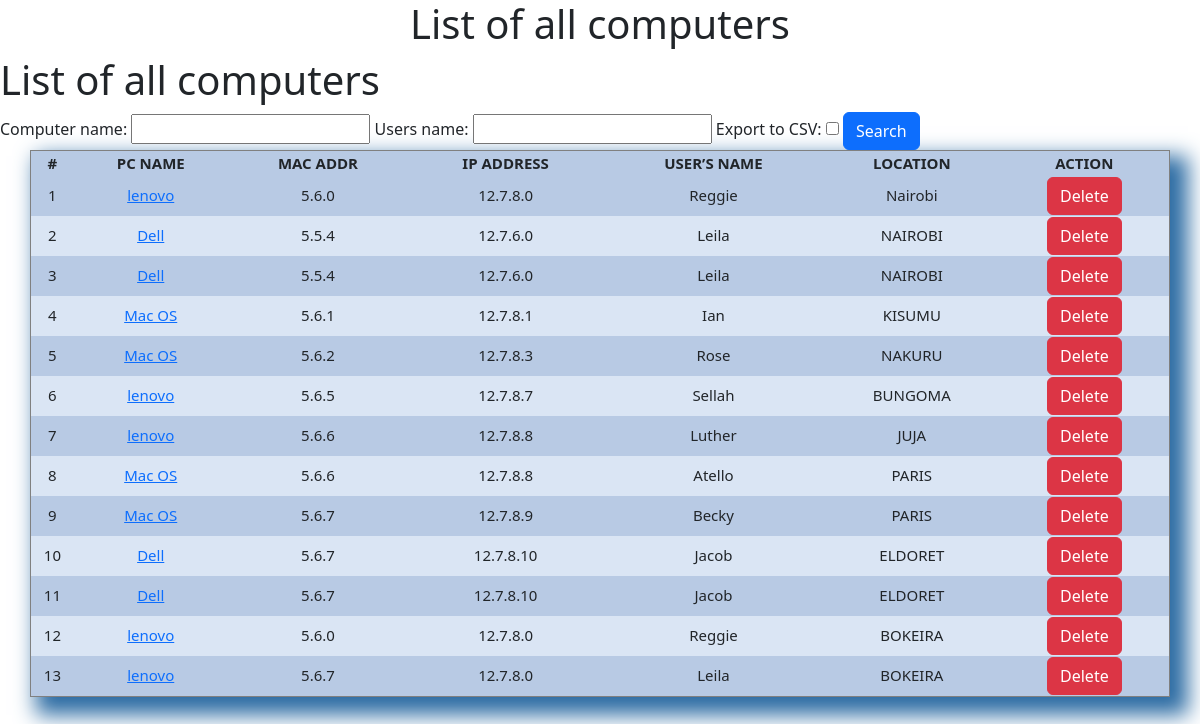
/list/, run on an earlier commit of the app's database.
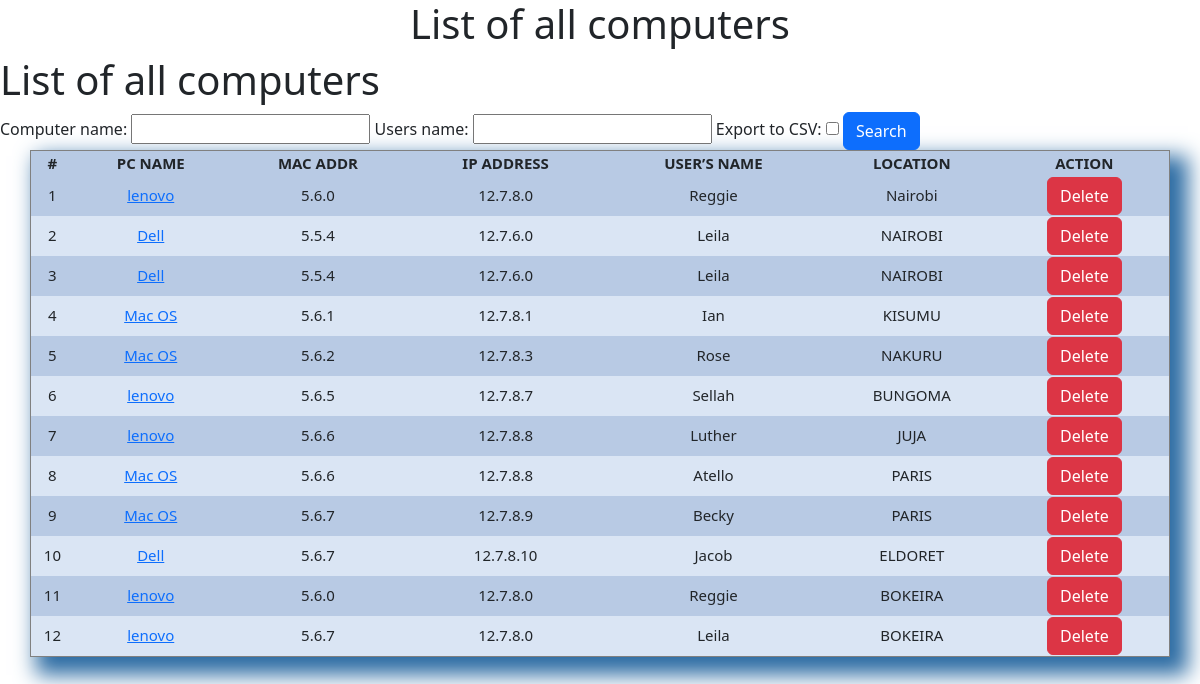
And on a later commit of the database.
### app/models.py (models this page shows)
class Computer(models.Model):
    computer_name = models.CharField(max_length=20,blank=True,null=True)
    IP_address = models.CharField(max_length=30)
    MAC_address = models.CharField(max_length=30)
    users_name = models.CharField(max_length=30,blank=True,null=True)
    location = models.CharField(max_length=30)
    purchase_date = models.DateField("Purchase Date (mm/dd/yyyy)", auto_now_add=False, auto_now=False, blank=True, null=True)
    timestamp = models.DateField(auto_now_add=True, auto_now=False)
    operating_system =  models.ManyToManyField(operating_system, blank=True)
    export_to_CSV = models.BooleanField(default=False)

### app/views.py (the view, shortened to what this page needs)
# urls.py: path('list/',  computer_list, name='list'),
def computer_list(request):
    title = 'List of all computers'
    queryset = Computer.objects.all()
    form = ComputerSearchForm()
    if request.method == 'POST' :
        form = ComputerSearchForm(request.POST or None)
        queryset = Computer.objects.filter(
            computer_name__icontains=form['computer_name'].value(),
            users_name__icontains=form['users_name'].value(),
        )
    context = {
            "title": title,
            "queryset": queryset,
            "form":form
        }
    return render(request, "list.html", context)

### app/forms.py
class ComputerSearchForm(forms.Form):
    computer_name = forms.CharField(max_length=100, required=False)
    users_name = forms.CharField(max_length=100, required=False)
    export_to_CSV = forms.BooleanField(required=False, label="Export to CSV")

### app/templates/list.html (shortened to what this page needs)
{% load static %}
<!DOCTYPE html>
<html>
<head>
    <link rel="stylesheet" href="{% static 'css/stylesheet.css' %}">
    <link href="{% static 'css/bootstrap.min.css'  %}" rel="stylesheet">
</head>
<body>
    <h1 class="title">{{title}}</h1>
    <h1>{{ title }}</h1>
    <form method="post" action="">
        {% csrf_token %} {{ form }}
        <input class="btn btn-primary" type="submit" value="Search" />
    </form>
    <table border="1">
        <thead>
            <th>#</th>
            <th>PC NAME</th>
            <th>MAC ADDR</th>
            <th>IP ADDRESS</th>
            <th>USER’S NAME</th>
            <th>LOCATION</th>
            <th>ACTION</th>
        </thead>
        {% for instance in queryset %}
        <tr>
            <td>{{ forloop.counter }}</td>
            <td><a href="{% url 'edit' id=instance.id %}">{{ instance.computer_name }}</a></td>
            <td>{{ instance.MAC_address }}</td>
            <td>{{ instance.IP_address }}</td>
            <td>{{ instance.users_name }}</td>
            <td>{{ instance.location }}</td>
            <td>
                <a href="{% url 'delete' id=instance.id %}" class="btn btn-danger">Delete</a>
            </td>
        </tr>
        {% endfor %}
    </table>
</body>
</html>

What changed in the data, as far as the page shows it:
removed Computer: computer_name "Dell", MAC_address "5.6.7", IP_address "12.7.8.10", users_name "Jacob", location "ELDORET"
